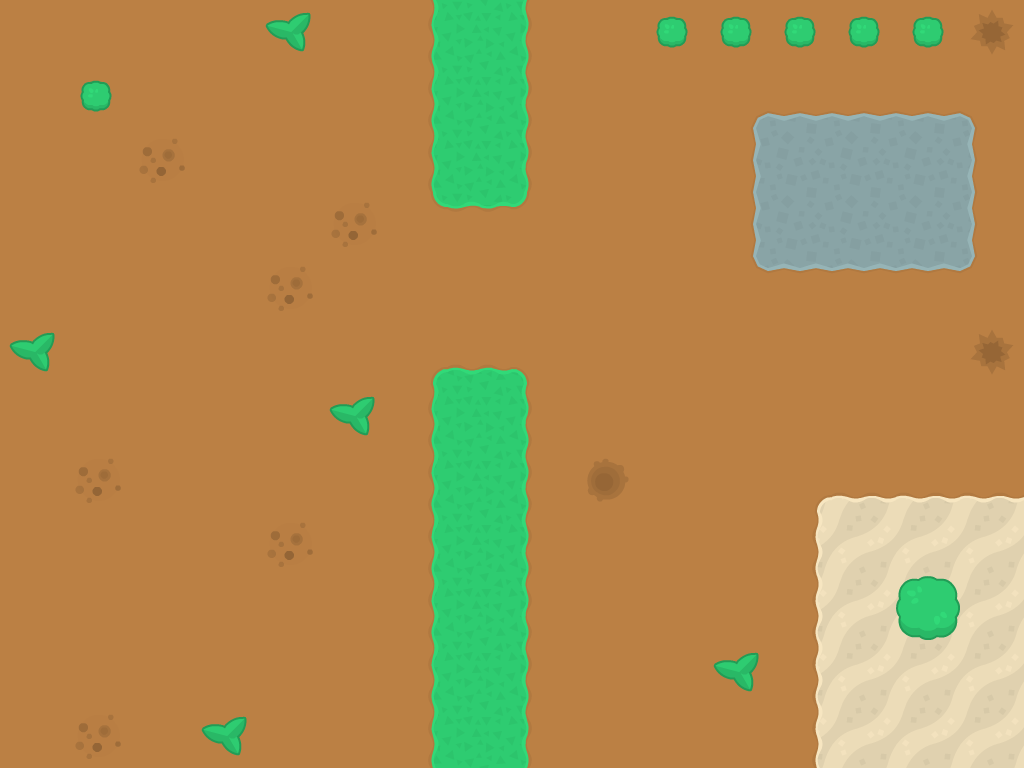

A 2D game scene composited from a Tiled map and its tileset images. What follows is a short description and the map's XML, with every tile layer's data as written:
An orthogonal 16x12 tile map with 64x64 px tiles, 2 tile layers (background, foreground), 3 tilesets and 7 objects (5x ENEMY, 2x PORTE).

<map version="1.0" orientation="orthogonal" renderorder="left-up" width="16" height="12" tilewidth="64" tileheight="64" backgroundcolor="#050614" nextobjectid="59">
 <tileset firstgid="1" name="terrain" tilewidth="64" tileheight="64" tilecount="299" columns="23">
  <image source="../images/towerDefense_tilesheet.png" width="1472" height="832" />
  <tile id="295">
   <properties>
    <property name="animated" type="bool" value="true" />
   </properties>
  </tile>
 </tileset>
 <tileset firstgid="300" name="64x64" tilewidth="64" tileheight="64" tilecount="192" columns="16">
  <image source="../images/64x64.png" width="1024" height="768" />
 </tileset>
 <tileset firstgid="492" name="poulpito rose mechant" tilewidth="64" tileheight="64" tilecount="2" columns="0">
  <tile id="0">
   <image width="62" height="64" source="../images/poulpito rose mechant.png" />
  </tile>
  <tile id="1">
   <image width="64" height="64" source="../images/poulpito vert.png" />
  </tile>
 </tileset>
 <layer name="background" width="16" height="12">
  <properties>
   <property name="layer" type="int" value="0" />
  </properties>
  <data encoding="csv">
51,51,51,51,51,51,24,25,26,51,51,51,51,51,51,51,
51,51,51,51,51,51,24,25,26,51,51,11,12,12,12,13,
51,51,51,51,51,51,24,25,26,51,51,34,104,104,104,36,
51,51,51,51,51,51,47,48,49,51,51,34,104,104,104,36,
51,51,51,51,51,51,51,51,51,51,51,57,58,58,58,59,
51,51,51,51,51,51,1,2,3,51,51,51,51,51,51,51,
51,51,51,51,51,51,24,25,26,51,51,51,51,51,51,51,
51,51,51,51,51,51,24,25,26,51,51,51,6,7,7,7,
51,51,51,51,51,51,24,25,26,51,51,51,29,99,99,99,
51,51,51,51,51,51,24,25,26,51,51,51,29,99,99,99,
51,51,51,51,51,51,24,25,26,51,51,51,29,99,242,99,
51,51,51,51,51,51,24,25,26,51,51,51,29,99,99,99
</data>
 </layer>
 <layer name="foreground" width="16" height="12">
  <properties>
   <property name="layer" type="int" value="1" />
  </properties>
  <data encoding="csv">
0,0,0,0,133,0,0,0,0,0,132,132,132,132,132,22,
0,132,0,0,0,0,0,0,0,0,0,0,0,0,0,0,
0,0,21,0,0,0,0,0,0,0,0,0,0,0,0,0,
0,0,0,0,0,21,0,0,0,0,0,0,0,0,0,0,
0,0,0,0,21,0,0,0,0,0,0,0,0,0,0,0,
133,0,0,0,0,0,0,0,0,0,0,0,0,0,0,22,
0,0,0,0,0,133,0,0,0,0,0,0,0,0,0,0,
0,21,0,0,0,0,0,0,0,20,0,0,0,0,0,0,
0,0,0,0,21,0,0,0,0,0,0,0,0,0,0,0,
0,0,0,0,0,0,0,0,0,0,0,0,0,0,131,0,
0,0,0,0,0,0,0,0,0,0,0,133,0,0,0,0,
0,21,0,133,0,0,0,0,0,0,0,0,0,0,0,0
</data>
 </layer>
 <objectgroup name="obstacle">
  <object id="49" type="PORTE" gid="68" x="128" y="64" width="64" height="64">
   <properties>
    <property name="target" type="file" value="testmap2.tmx" />
    <property name="target.x" type="int" value="1216" />
    <property name="target.y" type="int" value="512" />
   </properties>
  </object>
  <object id="50" type="PORTE" gid="68" x="128" y="384" width="64" height="64">
   <properties>
    <property name="target" value="debut cart.tmx" />
    <property name="target.x" type="int" value="128" />
    <property name="target.y" type="int" value="768" />
   </properties>
  </object>
  <object id="53" type="ENEMY" gid="492" x="320" y="192" width="62" height="64" />
  <object id="54" type="ENEMY" gid="492" x="128" y="512" width="62" height="64" />
  <object id="55" type="ENEMY" gid="492" x="384" y="320" width="62" height="64" />
  <object id="56" type="ENEMY" gid="493" x="64" y="256" width="64" height="64" />
  <object id="57" type="ENEMY" gid="493" x="576" y="384" width="64" height="64" />
 </objectgroup>
</map>
